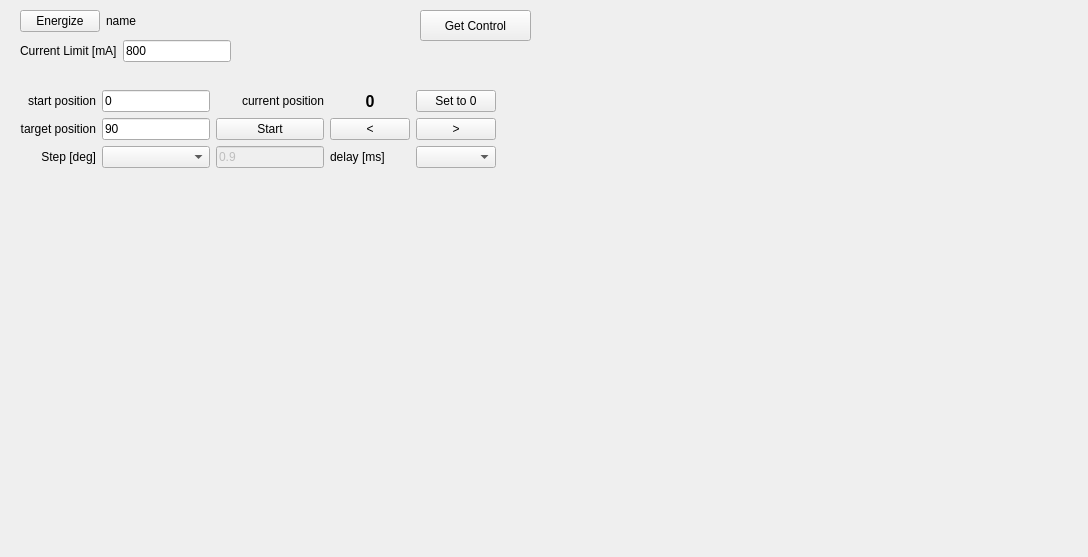
<?xml version="1.0" encoding="UTF-8"?>
<ui version="4.0">
 <class>positioners</class>
 <widget class="QWidget" name="positioners">
  <property name="geometry">
   <rect>
    <x>0</x>
    <y>0</y>
    <width>1088</width>
    <height>557</height>
   </rect>
  </property>
  <property name="windowTitle">
   <string>Form</string>
  </property>
  <widget class="QWidget" name="gridLayoutWidget">
   <property name="geometry">
    <rect>
     <x>20</x>
     <y>90</y>
     <width>511</width>
     <height>130</height>
    </rect>
   </property>
   <layout class="QGridLayout" name="Positioner_gridLayout">
    <property name="sizeConstraint">
     <enum>QLayout::SizeConstraint::SetFixedSize</enum>
    </property>
    <item row="1" column="0">
     <widget class="QLabel" name="label_3">
      <property name="text">
       <string>target position</string>
      </property>
      <property name="alignment">
       <set>Qt::AlignmentFlag::AlignRight|Qt::AlignmentFlag::AlignTrailing|Qt::AlignmentFlag::AlignVCenter</set>
      </property>
     </widget>
    </item>
    <item row="2" column="8">
     <widget class="QComboBox" name="delay_comboBox"/>
    </item>
    <item row="0" column="6">
     <widget class="QLabel" name="label_6">
      <property name="sizePolicy">
       <sizepolicy hsizetype="Minimum" vsizetype="Preferred">
        <horstretch>0</horstretch>
        <verstretch>0</verstretch>
       </sizepolicy>
      </property>
      <property name="text">
       <string>current position</string>
      </property>
      <property name="alignment">
       <set>Qt::AlignmentFlag::AlignRight|Qt::AlignmentFlag::AlignTrailing|Qt::AlignmentFlag::AlignVCenter</set>
      </property>
     </widget>
    </item>
    <item row="1" column="1">
     <widget class="QLineEdit" name="target_posEntry">
      <property name="text">
       <string>90</string>
      </property>
     </widget>
    </item>
    <item row="2" column="1">
     <widget class="QComboBox" name="step_comboBox"/>
    </item>
    <item row="0" column="1">
     <widget class="QLineEdit" name="start_posEntry">
      <property name="text">
       <string>0</string>
      </property>
     </widget>
    </item>
    <item row="2" column="0">
     <widget class="QLabel" name="label_2">
      <property name="text">
       <string>Step [deg]</string>
      </property>
      <property name="alignment">
       <set>Qt::AlignmentFlag::AlignRight|Qt::AlignmentFlag::AlignTrailing|Qt::AlignmentFlag::AlignVCenter</set>
      </property>
     </widget>
    </item>
    <item row="0" column="0">
     <widget class="QLabel" name="label">
      <property name="text">
       <string>start position</string>
      </property>
      <property name="alignment">
       <set>Qt::AlignmentFlag::AlignRight|Qt::AlignmentFlag::AlignTrailing|Qt::AlignmentFlag::AlignVCenter</set>
      </property>
     </widget>
    </item>
    <item row="2" column="6">
     <widget class="QLineEdit" name="step_entry">
      <property name="enabled">
       <bool>false</bool>
      </property>
      <property name="sizePolicy">
       <sizepolicy hsizetype="Fixed" vsizetype="Fixed">
        <horstretch>0</horstretch>
        <verstretch>0</verstretch>
       </sizepolicy>
      </property>
      <property name="minimumSize">
       <size>
        <width>40</width>
        <height>0</height>
       </size>
      </property>
      <property name="text">
       <string>0.9</string>
      </property>
     </widget>
    </item>
    <item row="1" column="6">
     <widget class="QPushButton" name="startButton">
      <property name="minimumSize">
       <size>
        <width>50</width>
        <height>0</height>
       </size>
      </property>
      <property name="text">
       <string>Start</string>
      </property>
     </widget>
    </item>
    <item row="2" column="7">
     <widget class="QLabel" name="label_5">
      <property name="sizePolicy">
       <sizepolicy hsizetype="Fixed" vsizetype="Preferred">
        <horstretch>0</horstretch>
        <verstretch>0</verstretch>
       </sizepolicy>
      </property>
      <property name="minimumSize">
       <size>
        <width>60</width>
        <height>0</height>
       </size>
      </property>
      <property name="text">
       <string>delay [ms]</string>
      </property>
     </widget>
    </item>
    <item row="1" column="8">
     <widget class="QPushButton" name="rightButton">
      <property name="text">
       <string>&gt;</string>
      </property>
     </widget>
    </item>
    <item row="1" column="7">
     <widget class="QPushButton" name="leftButton">
      <property name="sizePolicy">
       <sizepolicy hsizetype="Fixed" vsizetype="Fixed">
        <horstretch>0</horstretch>
        <verstretch>0</verstretch>
       </sizepolicy>
      </property>
      <property name="minimumSize">
       <size>
        <width>75</width>
        <height>0</height>
       </size>
      </property>
      <property name="text">
       <string>&lt;</string>
      </property>
     </widget>
    </item>
    <item row="0" column="8">
     <widget class="QPushButton" name="setButton">
      <property name="text">
       <string>Set to 0</string>
      </property>
     </widget>
    </item>
    <item row="0" column="7">
     <widget class="QLabel" name="actual_posLabel">
      <property name="font">
       <font>
        <pointsize>12</pointsize>
        <bold>true</bold>
       </font>
      </property>
      <property name="frameShape">
       <enum>QFrame::Shape::NoFrame</enum>
      </property>
      <property name="frameShadow">
       <enum>QFrame::Shadow::Plain</enum>
      </property>
      <property name="text">
       <string>0</string>
      </property>
      <property name="alignment">
       <set>Qt::AlignmentFlag::AlignCenter</set>
      </property>
     </widget>
    </item>
   </layout>
  </widget>
  <widget class="QWidget" name="formLayoutWidget">
   <property name="geometry">
    <rect>
     <x>20</x>
     <y>10</y>
     <width>381</width>
     <height>31</height>
    </rect>
   </property>
   <layout class="QFormLayout" name="formLayout_2">
    <item row="0" column="1">
     <widget class="QLabel" name="label_name">
      <property name="text">
       <string>name</string>
      </property>
     </widget>
    </item>
    <item row="0" column="0">
     <widget class="QPushButton" name="energizeButton">
      <property name="text">
       <string>Energize</string>
      </property>
     </widget>
    </item>
   </layout>
  </widget>
  <widget class="QWidget" name="formLayoutWidget_2">
   <property name="geometry">
    <rect>
     <x>20</x>
     <y>40</y>
     <width>381</width>
     <height>31</height>
    </rect>
   </property>
   <layout class="QFormLayout" name="formLayout">
    <item row="0" column="1">
     <widget class="QLineEdit" name="current_limitEntry">
      <property name="sizePolicy">
       <sizepolicy hsizetype="Fixed" vsizetype="Fixed">
        <horstretch>0</horstretch>
        <verstretch>0</verstretch>
       </sizepolicy>
      </property>
      <property name="text">
       <string>800</string>
      </property>
     </widget>
    </item>
    <item row="0" column="0">
     <widget class="QLabel" name="label_4">
      <property name="text">
       <string>Current Limit [mA]</string>
      </property>
     </widget>
    </item>
   </layout>
  </widget>
  <widget class="QPushButton" name="reqCtrl">
   <property name="geometry">
    <rect>
     <x>420</x>
     <y>10</y>
     <width>111</width>
     <height>31</height>
    </rect>
   </property>
   <property name="text">
    <string>Get Control</string>
   </property>
  </widget>
 </widget>
 <resources/>
 <connections/>
</ui>
